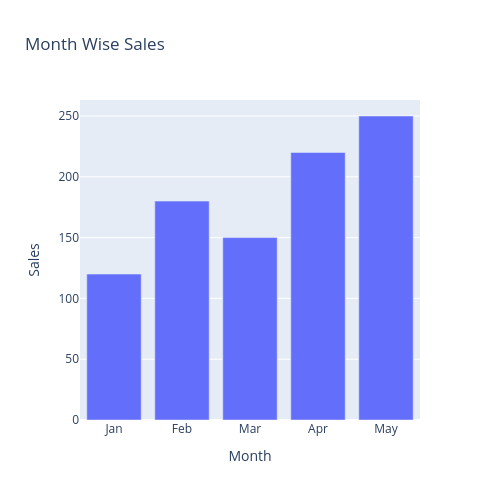

Notebook source saved alongside this figure:
### Code cell
df1 = pd.DataFrame({
    "Month": ["Jan", "Feb", "Mar", "Apr", "May"],
    "Sales": [120, 180, 150, 220, 250]
})

fig = go.Figure()

fig.add_trace(
    go.Bar(
        x=df1["Month"],
        y=df1["Sales"]
    )
)

fig.update_layout(
    title="Month Wise Sales",
    width=500,
    height=500,
    xaxis_title="Month",
    yaxis_title="Sales"
)

fig.show()

### Figure 1 — Plotly figure (JSON) as saved in the notebook; plotly's stock layout.template omitted (floating-point values rounded to 4 significant figures)
{"data": [{"type": "bar", "x": ["Jan", "Feb", "Mar", "Apr", "May"], "y": [120, 180, 150, 220, 250]}], "layout": {"height": 500, "title": {"text": "Month Wise Sales"}, "width": 500, "xaxis": {"title": {"text": "Month"}}, "yaxis": {"title": {"text": "Sales"}}}}
